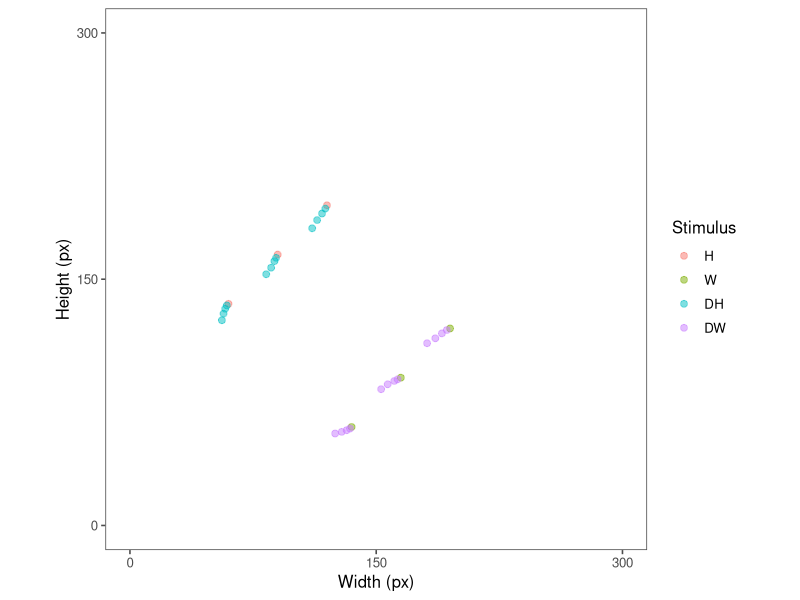

R code for this plot: (Note: this script raises an error after producing the figure.)
# create attraction effect stimuli for circle area / choice experiment
# catch & fillers are created on the fly during experiment
# note that some needed very careful to tweaking to round to correct distances
# that's why percentages change from diagonal to diagonal
# spring 2024
# setup ======================================================================
# clear environment
rm(list=ls())

# libraries
library(tidyverse)
library(here)

# CONTROLS
save_stim <- T # whether to write stim values to a file

# necessary functions
distance <- function(a,b) sqrt( (a[1]-b[1])^2 + (a[2]-b[2])^2  )
compute_tdd <- function(stim,area) round(1-prod(stim)/area,digits=2)*100

# make stim ======================================================================

# three diagonals
a_3 <- c(120,195)
b_3 <- rev(a_3)

a_2 <- c(90,165)
b_2 <- rev(a_2)

a_1 <- c(60,135)
b_1 <- rev(a_1)

# distances
distance(a_1,b_1)
distance(a_2,b_2)
distance(a_3,b_3)

# areas of each diagonal
area_1 <- prod(a_1)
area_2 <- prod(a_2)
area_3 <- prod(a_3)

# lower diagonal (1) decoys
da_1_02 <- c(round(a_1[1]*.99),round(a_1[2]*.99))
da_1_05 <- c(round(a_1[1]*.975),round(a_1[2]*.975))
da_1_09 <- c(round(a_1[1]*.955),round(a_1[2]*.955))
da_1_14 <- c(round(a_1[1]*.9275),round(a_1[2]*.9275))
db_1_02 <- rev(da_1_02)
db_1_05 <- rev(da_1_05)
db_1_09 <- rev(da_1_09)
db_1_14 <- rev(da_1_14)

# tdd
compute_tdd(da_1_02, area_1)
compute_tdd(da_1_05, area_1)
compute_tdd(da_1_09, area_1)
compute_tdd(da_1_14, area_1)
compute_tdd(db_1_02, area_1)
compute_tdd(db_1_05, area_1)
compute_tdd(db_1_09, area_1)
compute_tdd(db_1_14, area_1)

# middle diagonal (2) decoys
da_2_02 <- c(round(a_2[1]*.99),round(a_2[2]*.99))
da_2_05 <- c(round(a_2[1]*.975),round(a_2[2]*.975))
da_2_09 <- c(round(a_2[1]*.9525),round(a_2[2]*.9525))
da_2_14 <- c(round(a_2[1]*.9275),round(a_2[2]*.9275))
db_2_02 <- rev(da_2_02)
db_2_05 <- rev(da_2_05)
db_2_09 <- rev(da_2_09)
db_2_14 <- rev(da_2_14)


# tdd
compute_tdd(da_2_02, area_2)
compute_tdd(da_2_05, area_2)
compute_tdd(da_2_09, area_2)
compute_tdd(da_2_14, area_2)
compute_tdd(db_2_02, area_2)
compute_tdd(db_2_05, area_2)
compute_tdd(db_2_09, area_2)
compute_tdd(db_2_14, area_2)

# upper diagonal (3) decoys
da_3_02 <- c(round(a_3[1]*.99),round(a_3[2]*.99))
da_3_05 <- c(round(a_3[1]*.975),round(a_3[2]*.975))
da_3_09 <- c(round(a_3[1]*.9525),round(a_3[2]*.9525))
da_3_14 <- c(round(a_3[1]*.9275),round(a_3[2]*.9275))
db_3_02 <- rev(da_3_02)
db_3_05 <- rev(da_3_05)
db_3_09 <- rev(da_3_09)
db_3_14 <- rev(da_3_14)

# tdd
compute_tdd(da_3_02, area_3)
compute_tdd(da_3_05, area_3)
compute_tdd(da_3_09, area_3)
compute_tdd(da_3_14, area_3)
compute_tdd(db_3_02, area_3)
compute_tdd(db_3_05, area_3)
compute_tdd(db_3_09, area_3)
compute_tdd(db_3_14, area_3)

# combine stim ======================================================================
# combine all stim in tmp matrix
stim_tmp <- rbind(
  "a_1_0"=a_1,
  "b_1_0"=b_1,
  "da_1_02"=da_1_02,
  "da_1_05"=da_1_05,
  "da_1_09"=da_1_09,
  "da_1_14"=da_1_14,
  "db_1_02"=db_1_02,
  "db_1_05"=db_1_05,
  "db_1_09"=db_1_09,
  "db_1_14"=db_1_14,
  "a_2_0"=a_2,
  "b_2_0"=b_2,
  "da_2_02"=da_2_02,
  "da_2_05"=da_2_05,
  "da_2_09"=da_2_09,
  "da_2_14"=da_2_14,
  "db_2_02"=db_2_02,
  "db_2_05"=db_2_05,
  "db_2_09"=db_2_09,
  "db_2_14"=db_2_14,
  "a_3_0"=a_3,
  "b_3_0"=b_3,
  "da_3_02"=da_3_02,
  "da_3_05"=da_3_05,
  "da_3_09"=da_3_09,
  "da_3_14"=da_3_14,
  "db_3_02"=db_3_02,
  "db_3_05"=db_3_05,
  "db_3_09"=db_3_09,
  "db_3_14"=db_3_14
)

# combine into nice df
all_stim <- tibble(
  name=rownames(stim_tmp),
  w=unname(stim_tmp[,1]),
  h=unname(stim_tmp[,2])
) %>%
  separate(name,into=c("name","diag","distance")) %>%
  mutate(across(c(diag,distance),as.numeric),
         distance=na_if(distance,0))

# plotting ======================================================================
p <- all_stim %>%
  mutate(name=toupper(name),
         name=str_replace_all(name,
                              c("A"="H",
                                "B"="W")),
         name=factor(name,levels=c("H","W","DH","DW"))) %>%
  ggplot(aes(w,h,col=name))+
  geom_point(size=2,alpha=.5)+
  labs(x="Width (px)",y="Height (px)")+
  scale_color_discrete(name="Stimulus")+
  scale_x_continuous(breaks=c(0,150,300))+
  scale_y_continuous(breaks=c(0,150,300))+
  coord_fixed(xlim=c(0,300),ylim=c(0,300))+
  ggthemes::theme_few()
p
ggsave(filename=here("experiment_design/stim_plot.jpeg"),width=4,height=4)
# saving stim ======================================================================
if(save_stim){
  ggsave(p,filename=here("specs","stim.jpg"),width=4,height=4)
  write_csv(all_stim,file=here("specs","all_stim.csv"))
}

# catch stim ========================================================================
d1_w <- seq(a_1[1],b_1[1])
d1_h <- lm(a_1~b_1)$coefficients["(Intercept)"]-d1_w
d2_w <- seq(a_2[1],b_2[1])
d2_h <- lm(a_2~b_2)$coefficients["(Intercept)"]-d2_w
d3_w <- seq(a_3[1],b_3[1])
d3_h <- lm(a_3~b_3)$coefficients["(Intercept)"]-d3_w

par(pty='s')
plot(NA,NA,xlim=c(0,300),ylim=c(0,300))
points(d1_w,d1_h)
points(d2_w,d2_h)
points(d3_w,d3_h)

# catch stim ========================================================================
min(all_stim$w)
max(all_stim$w)
min(all_stim$h)
max(all_stim$h)

w <- runif(10000, 56, 195)
h <- runif(10000, 56, 195)
par(pty='s')
plot(NA,NA,xlim=c(0,300),ylim=c(0,300))
points(w,h,pch=".")
a <- w*h
hist(a)
